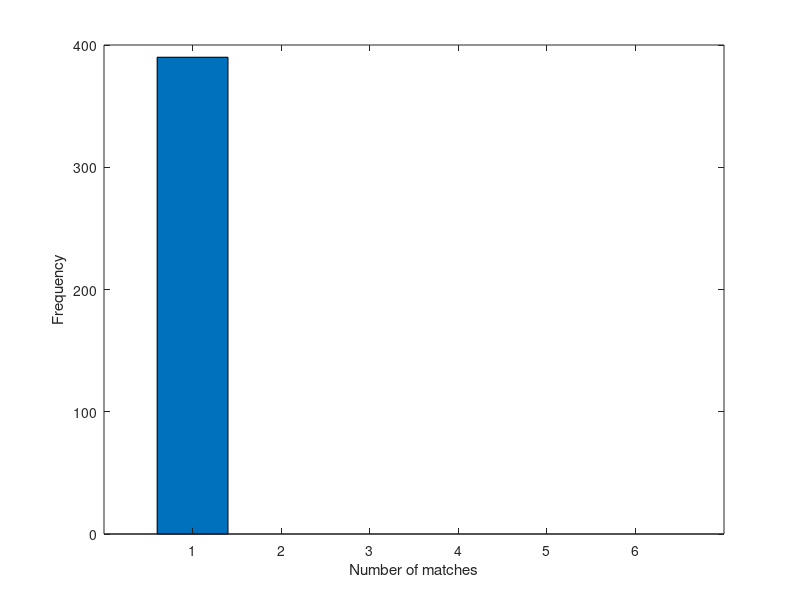

Write MATLAB code to recreate this figure.
profit = 0;
disp('You will be asked to enter your 6 lucky numbers. Please enter 6 integers between 1 and 59 with no repeatitions.')
disp('Please press any button to continue')
pause;
num1 = input("Please enter the first number: ");
num2 = input("Please enter the second number: ");
num3 = input("Please enter the third number: ");
num4 = input("Please enter the fourth number: ");
num5 = input("Please enter the fifth number: ");
num6 = input("Please enter the sixth number: ");
mynum = [num1 num2 num3 num4 num5 num6];
win1 = 0;
win2 = 0;
win3 = 0;
win4 = 0;
win5 = 0;
win6 = 0;
tic
for i=1:4160
    winnum = randperm(59,6);
    money = intersect(mynum,winnum);
    if length(money)== 3;
        profit = profit + 23;
        win3 = win3 + 1;
    elseif length(money) == 4;
        profit = profit + 98;
        win4 = win4 + 1;
    elseif length(money) == 5;
        profit = profit + 998;
        win5 = win5 + 1;
    elseif length(money) == 6;
        profit = profit + 999998;
        win6 = win6 +1;
    elseif length(money) == 2;
        profit = profit - 2;
        win2 = win2 + 1;
    elseif length(money) == 1;
        profit = profit - 2;
        win1 = win1 + 1;
    else
        profit = profit - 2;
    end
end
nummatch = [win1 win2 win3 win4 win5 win6];
profit
toc
bar(nummatch)
xlabel("Number of matches")
ylabel("Frequency")